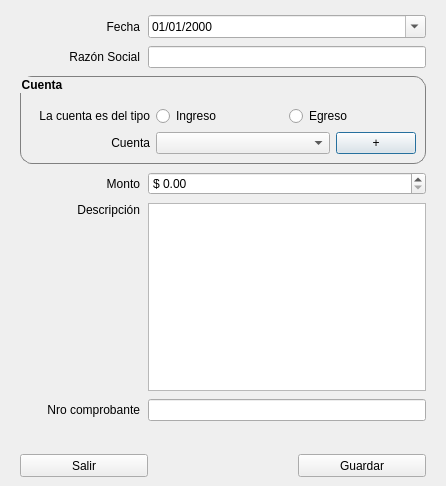
<?xml version="1.0" encoding="UTF-8"?>
<ui version="4.0">
 <class>Dialog</class>
 <widget class="QDialog" name="Dialog">
  <property name="geometry">
   <rect>
    <x>0</x>
    <y>0</y>
    <width>446</width>
    <height>486</height>
   </rect>
  </property>
  <property name="windowTitle">
   <string>MainWindow</string>
  </property>
  <layout class="QVBoxLayout" name="verticalLayout_3">
   <property name="leftMargin">
    <number>0</number>
   </property>
   <property name="topMargin">
    <number>0</number>
   </property>
   <property name="rightMargin">
    <number>0</number>
   </property>
   <property name="bottomMargin">
    <number>4</number>
   </property>
   <item>
    <layout class="QVBoxLayout" name="verticalLayout_2">
     <property name="spacing">
      <number>8</number>
     </property>
     <property name="leftMargin">
      <number>20</number>
     </property>
     <property name="topMargin">
      <number>15</number>
     </property>
     <property name="rightMargin">
      <number>20</number>
     </property>
     <item>
      <layout class="QHBoxLayout" name="hlMainWindow_5">
       <item>
        <widget class="QLabel" name="lbFecha">
         <property name="sizePolicy">
          <sizepolicy hsizetype="Maximum" vsizetype="Preferred">
           <horstretch>0</horstretch>
           <verstretch>0</verstretch>
          </sizepolicy>
         </property>
         <property name="minimumSize">
          <size>
           <width>120</width>
           <height>0</height>
          </size>
         </property>
         <property name="layoutDirection">
          <enum>Qt::LeftToRight</enum>
         </property>
         <property name="text">
          <string>Fecha</string>
         </property>
         <property name="alignment">
          <set>Qt::AlignRight|Qt::AlignTrailing|Qt::AlignVCenter</set>
         </property>
        </widget>
       </item>
       <item>
        <widget class="QDateEdit" name="deFecha">
         <property name="sizePolicy">
          <sizepolicy hsizetype="Preferred" vsizetype="Fixed">
           <horstretch>0</horstretch>
           <verstretch>0</verstretch>
          </sizepolicy>
         </property>
         <property name="displayFormat">
          <string>dd/MM/yyyy</string>
         </property>
         <property name="calendarPopup">
          <bool>true</bool>
         </property>
        </widget>
       </item>
      </layout>
     </item>
     <item>
      <layout class="QHBoxLayout" name="hlMainWindow_6">
       <item>
        <widget class="QLabel" name="lbRazonSocial">
         <property name="sizePolicy">
          <sizepolicy hsizetype="Maximum" vsizetype="Preferred">
           <horstretch>0</horstretch>
           <verstretch>0</verstretch>
          </sizepolicy>
         </property>
         <property name="minimumSize">
          <size>
           <width>120</width>
           <height>0</height>
          </size>
         </property>
         <property name="layoutDirection">
          <enum>Qt::LeftToRight</enum>
         </property>
         <property name="text">
          <string>Razón Social</string>
         </property>
         <property name="alignment">
          <set>Qt::AlignRight|Qt::AlignTrailing|Qt::AlignVCenter</set>
         </property>
        </widget>
       </item>
       <item>
        <widget class="QLineEdit" name="leRazonSocial">
         <property name="sizePolicy">
          <sizepolicy hsizetype="Preferred" vsizetype="Fixed">
           <horstretch>0</horstretch>
           <verstretch>0</verstretch>
          </sizepolicy>
         </property>
        </widget>
       </item>
      </layout>
     </item>
     <item>
      <widget class="QGroupBox" name="groupBox">
       <property name="styleSheet">
        <string notr="true">QGroupBox{
font:bold;
border: 1px solid gray;
border-radius: 12px;
}</string>
       </property>
       <property name="title">
        <string>Cuenta</string>
       </property>
       <layout class="QVBoxLayout" name="verticalLayout">
        <item>
         <widget class="QLabel" name="label">
          <property name="text">
           <string/>
          </property>
         </widget>
        </item>
        <item>
         <layout class="QHBoxLayout" name="horizontalLayout_2">
          <item>
           <widget class="QLabel" name="lbCuenta_2">
            <property name="sizePolicy">
             <sizepolicy hsizetype="Maximum" vsizetype="Preferred">
              <horstretch>0</horstretch>
              <verstretch>0</verstretch>
             </sizepolicy>
            </property>
            <property name="minimumSize">
             <size>
              <width>120</width>
              <height>0</height>
             </size>
            </property>
            <property name="layoutDirection">
             <enum>Qt::LeftToRight</enum>
            </property>
            <property name="text">
             <string>La cuenta es del tipo</string>
            </property>
            <property name="alignment">
             <set>Qt::AlignRight|Qt::AlignTrailing|Qt::AlignVCenter</set>
            </property>
           </widget>
          </item>
          <item>
           <widget class="QRadioButton" name="rbIngreso">
            <property name="text">
             <string>Ingreso</string>
            </property>
           </widget>
          </item>
          <item>
           <widget class="QRadioButton" name="rbEgreso">
            <property name="text">
             <string>Egreso</string>
            </property>
           </widget>
          </item>
         </layout>
        </item>
        <item>
         <layout class="QHBoxLayout" name="hlMainWindow_4">
          <property name="spacing">
           <number>6</number>
          </property>
          <item>
           <widget class="QLabel" name="lbCuenta">
            <property name="sizePolicy">
             <sizepolicy hsizetype="Maximum" vsizetype="Preferred">
              <horstretch>0</horstretch>
              <verstretch>0</verstretch>
             </sizepolicy>
            </property>
            <property name="minimumSize">
             <size>
              <width>120</width>
              <height>0</height>
             </size>
            </property>
            <property name="layoutDirection">
             <enum>Qt::LeftToRight</enum>
            </property>
            <property name="text">
             <string>Cuenta</string>
            </property>
            <property name="alignment">
             <set>Qt::AlignRight|Qt::AlignTrailing|Qt::AlignVCenter</set>
            </property>
           </widget>
          </item>
          <item>
           <widget class="QComboBox" name="cbCuentas">
            <property name="sizePolicy">
             <sizepolicy hsizetype="Expanding" vsizetype="Fixed">
              <horstretch>0</horstretch>
              <verstretch>0</verstretch>
             </sizepolicy>
            </property>
            <property name="insertPolicy">
             <enum>QComboBox::InsertAlphabetically</enum>
            </property>
           </widget>
          </item>
          <item>
           <widget class="QPushButton" name="btAgregarCategoria">
            <property name="sizePolicy">
             <sizepolicy hsizetype="Preferred" vsizetype="Fixed">
              <horstretch>0</horstretch>
              <verstretch>0</verstretch>
             </sizepolicy>
            </property>
            <property name="cursor">
             <cursorShape>PointingHandCursor</cursorShape>
            </property>
            <property name="toolTip">
             <string>Agregar nueva categoría</string>
            </property>
            <property name="text">
             <string>+</string>
            </property>
            <property name="icon">
             <iconset>
              <normaloff>:/newPrefix/list-add.png</normaloff>:/newPrefix/list-add.png</iconset>
            </property>
            <property name="iconSize">
             <size>
              <width>16</width>
              <height>16</height>
             </size>
            </property>
           </widget>
          </item>
         </layout>
        </item>
       </layout>
      </widget>
     </item>
     <item>
      <layout class="QHBoxLayout" name="hlMainWindow">
       <item>
        <widget class="QLabel" name="lbMonto">
         <property name="sizePolicy">
          <sizepolicy hsizetype="Maximum" vsizetype="Preferred">
           <horstretch>0</horstretch>
           <verstretch>0</verstretch>
          </sizepolicy>
         </property>
         <property name="minimumSize">
          <size>
           <width>120</width>
           <height>0</height>
          </size>
         </property>
         <property name="layoutDirection">
          <enum>Qt::LeftToRight</enum>
         </property>
         <property name="text">
          <string>Monto</string>
         </property>
         <property name="alignment">
          <set>Qt::AlignRight|Qt::AlignTrailing|Qt::AlignVCenter</set>
         </property>
        </widget>
       </item>
       <item>
        <widget class="QDoubleSpinBox" name="dsbMonto">
         <property name="sizePolicy">
          <sizepolicy hsizetype="Preferred" vsizetype="Fixed">
           <horstretch>0</horstretch>
           <verstretch>0</verstretch>
          </sizepolicy>
         </property>
         <property name="prefix">
          <string>$ </string>
         </property>
         <property name="suffix">
          <string/>
         </property>
         <property name="minimum">
          <double>0.000000000000000</double>
         </property>
         <property name="maximum">
          <double>9999999.990000000223517</double>
         </property>
         <property name="singleStep">
          <double>1.000000000000000</double>
         </property>
         <property name="value">
          <double>0.000000000000000</double>
         </property>
        </widget>
       </item>
      </layout>
     </item>
     <item>
      <layout class="QHBoxLayout" name="hlMainWindow_3">
       <item>
        <widget class="QLabel" name="lbDescripcion">
         <property name="sizePolicy">
          <sizepolicy hsizetype="Maximum" vsizetype="Preferred">
           <horstretch>0</horstretch>
           <verstretch>0</verstretch>
          </sizepolicy>
         </property>
         <property name="minimumSize">
          <size>
           <width>120</width>
           <height>0</height>
          </size>
         </property>
         <property name="layoutDirection">
          <enum>Qt::LeftToRight</enum>
         </property>
         <property name="text">
          <string>Descripción</string>
         </property>
         <property name="alignment">
          <set>Qt::AlignRight|Qt::AlignTop|Qt::AlignTrailing</set>
         </property>
        </widget>
       </item>
       <item>
        <widget class="QTextEdit" name="teDescripcion">
         <property name="sizePolicy">
          <sizepolicy hsizetype="Preferred" vsizetype="Preferred">
           <horstretch>0</horstretch>
           <verstretch>0</verstretch>
          </sizepolicy>
         </property>
         <property name="tabChangesFocus">
          <bool>true</bool>
         </property>
        </widget>
       </item>
      </layout>
     </item>
     <item>
      <layout class="QHBoxLayout" name="hlMainWindow_2">
       <item>
        <widget class="QLabel" name="lbNroComprobante">
         <property name="sizePolicy">
          <sizepolicy hsizetype="Maximum" vsizetype="Preferred">
           <horstretch>0</horstretch>
           <verstretch>0</verstretch>
          </sizepolicy>
         </property>
         <property name="minimumSize">
          <size>
           <width>120</width>
           <height>0</height>
          </size>
         </property>
         <property name="layoutDirection">
          <enum>Qt::LeftToRight</enum>
         </property>
         <property name="text">
          <string>Nro comprobante</string>
         </property>
         <property name="alignment">
          <set>Qt::AlignRight|Qt::AlignTrailing|Qt::AlignVCenter</set>
         </property>
        </widget>
       </item>
       <item>
        <widget class="QLineEdit" name="leNroComprobante">
         <property name="sizePolicy">
          <sizepolicy hsizetype="Preferred" vsizetype="Fixed">
           <horstretch>0</horstretch>
           <verstretch>0</verstretch>
          </sizepolicy>
         </property>
        </widget>
       </item>
      </layout>
     </item>
     <item>
      <widget class="QLabel" name="label_3">
       <property name="text">
        <string/>
       </property>
      </widget>
     </item>
    </layout>
   </item>
   <item>
    <layout class="QHBoxLayout" name="horizontalLayout">
     <property name="leftMargin">
      <number>20</number>
     </property>
     <property name="topMargin">
      <number>5</number>
     </property>
     <property name="rightMargin">
      <number>20</number>
     </property>
     <property name="bottomMargin">
      <number>5</number>
     </property>
     <item>
      <widget class="QPushButton" name="btExit">
       <property name="cursor">
        <cursorShape>PointingHandCursor</cursorShape>
       </property>
       <property name="styleSheet">
        <string notr="true">min-width: 120px;
min-height: 18px;</string>
       </property>
       <property name="text">
        <string>Salir</string>
       </property>
      </widget>
     </item>
     <item>
      <spacer name="horizontalSpacer">
       <property name="orientation">
        <enum>Qt::Horizontal</enum>
       </property>
       <property name="sizeHint" stdset="0">
        <size>
         <width>40</width>
         <height>20</height>
        </size>
       </property>
      </spacer>
     </item>
     <item>
      <widget class="QPushButton" name="btSave">
       <property name="cursor">
        <cursorShape>PointingHandCursor</cursorShape>
       </property>
       <property name="styleSheet">
        <string notr="true">min-width: 120px;
min-height: 18px;</string>
       </property>
       <property name="text">
        <string>Guardar</string>
       </property>
      </widget>
     </item>
    </layout>
   </item>
  </layout>
 </widget>
 <tabstops>
  <tabstop>deFecha</tabstop>
  <tabstop>leRazonSocial</tabstop>
  <tabstop>rbIngreso</tabstop>
  <tabstop>rbEgreso</tabstop>
  <tabstop>cbCuentas</tabstop>
  <tabstop>dsbMonto</tabstop>
  <tabstop>teDescripcion</tabstop>
  <tabstop>leNroComprobante</tabstop>
  <tabstop>btSave</tabstop>
  <tabstop>btExit</tabstop>
  <tabstop>btAgregarCategoria</tabstop>
 </tabstops>
 <resources/>
 <connections>
  <connection>
   <sender>btExit</sender>
   <signal>clicked()</signal>
   <receiver>Dialog</receiver>
   <slot>close()</slot>
   <hints>
    <hint type="sourcelabel">
     <x>143</x>
     <y>476</y>
    </hint>
    <hint type="destinationlabel">
     <x>244</x>
     <y>359</y>
    </hint>
   </hints>
  </connection>
  <connection>
   <sender>btSave</sender>
   <signal>clicked()</signal>
   <receiver>deFecha</receiver>
   <slot>setFocus()</slot>
   <hints>
    <hint type="sourcelabel">
     <x>353</x>
     <y>465</y>
    </hint>
    <hint type="destinationlabel">
     <x>391</x>
     <y>76</y>
    </hint>
   </hints>
  </connection>
 </connections>
</ui>
